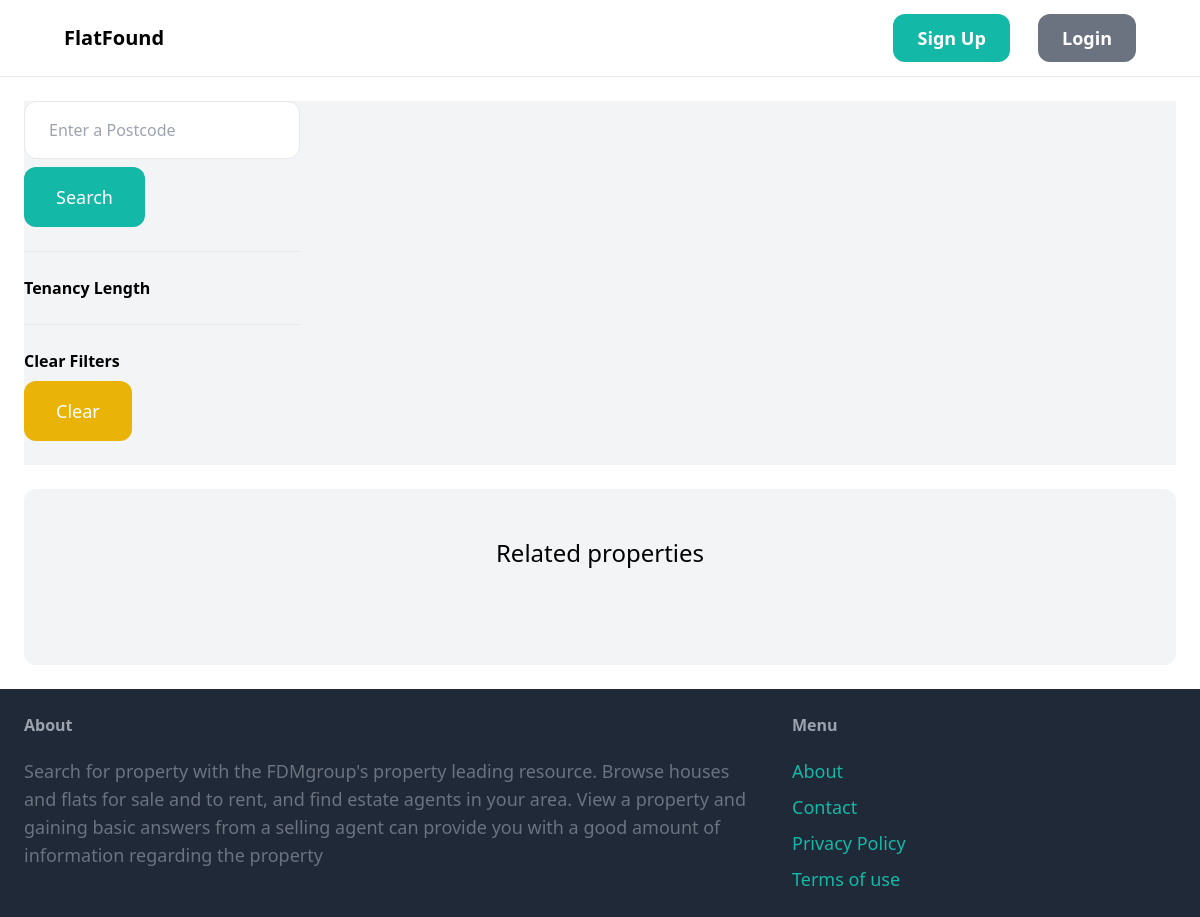
/properties/, run on an earlier commit of the app's database.
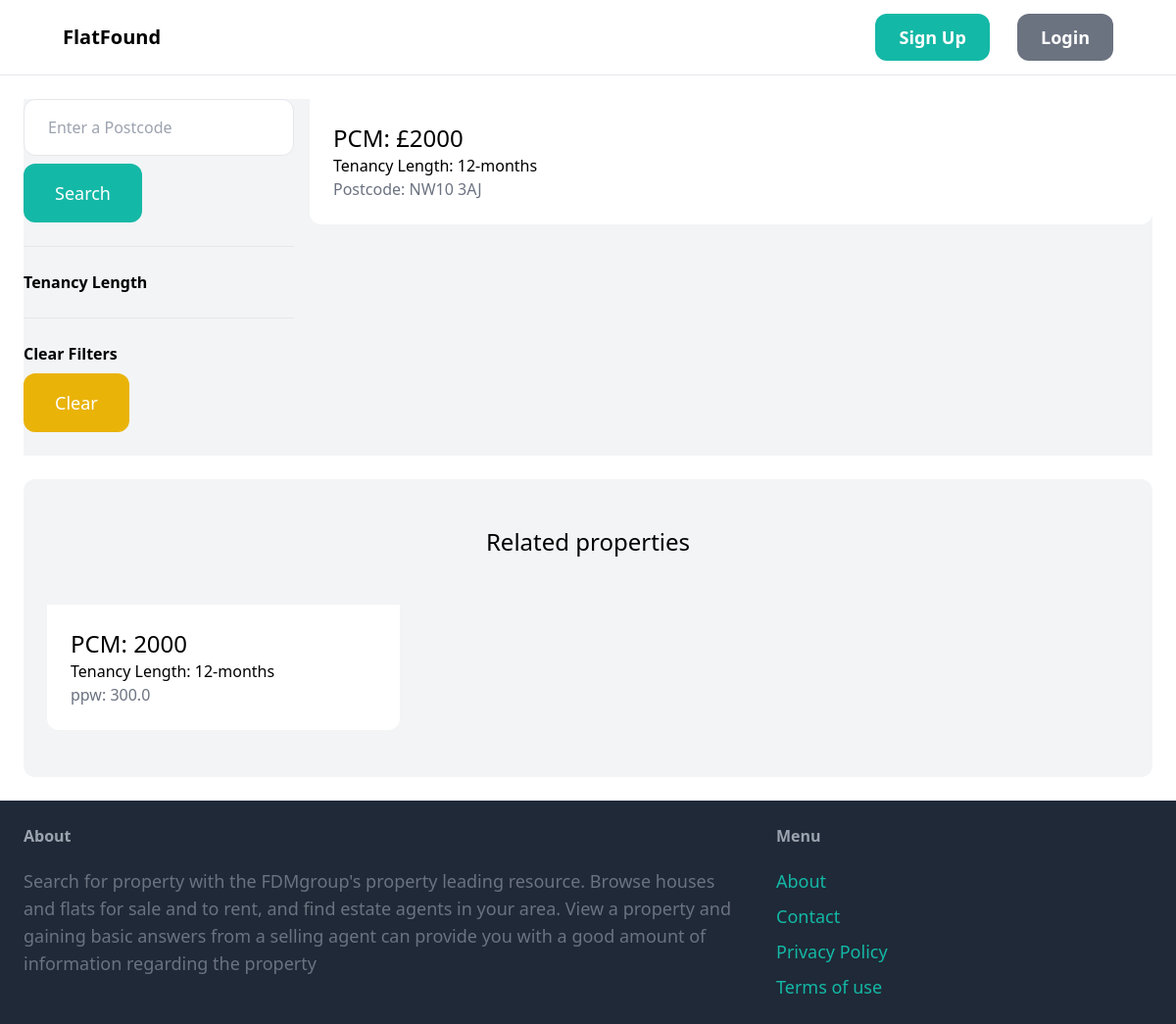
And on a later commit of the database.
### property/models.py (models this page shows, shortened)
class Property(models.Model):
    country = models.ForeignKey(Countries, related_name='countries', on_delete=models.CASCADE)
    city = models.TextField(blank=True, null=True)
    category = models.ForeignKey(
        Category, related_name='properties', on_delete=models.CASCADE)
    price_pcm = models.IntegerField()
    ppw = models.FloatField()
    address = models.TextField(blank=True, null=True)
    postcode = models.TextField(blank=True, null=True)
    pet_friendly = models.BooleanField(blank=True, null=True)
    number_of_beds = models.IntegerField(blank=True, null=True)
    number_of_bathrooms = models.IntegerField(blank=True, null=True)
    description = models.TextField(blank=True, null=True)
    image1 = models.ImageField(upload_to='prop_images', blank=True, null=True)
    image2 = models.ImageField(upload_to='prop_images', blank=True, null=True)
    image3 = models.ImageField(upload_to='prop_images', blank=True, null=True)
    image4 = models.ImageField(upload_to='prop_images', blank=True, null=True)
    favourites = models.ManyToManyField(User, related_name='favourite', default=None, blank=True)
    created_by = models.ForeignKey(
        User, related_name='properties', on_delete=models.CASCADE)
    created_at = models.DateField(auto_now_add=True)

class Category(models.Model):
    name = models.CharField(max_length=255)
    class Meta:
        ordering = ('name',)
        verbose_name_plural = 'Categories'
    def __str__(self):
        return self.name  # Shows the name of property on admin page

### property/views.py (the view)
# urls.py: path('properties/', include('property.urls')),
def property(request):
    query = request.GET.get('query', '')
    length_id = request.GET.get('length', 0)
    countries = Countries.objects.all()
    length_type = Category.objects.all()
    properties = Property.objects.all()
    if length_id:
        properties = properties.filter(length_id=length_id)
    if query:
        properties = properties.filter(
            Q(postcode__icontains=query) | Q(description__icontains=query))
    return render(request, 'property/listings.html', {
        'properties': properties,
        'query': query,
        'countries': countries,
        'length_type': length_type,
        'length_id': int(length_id)
    })

### property/templates/property/listings.html (shortened to what this page needs)
{% extends 'core/base.html' %}
{% block content %}
<div class="pb-6 grid grid-cols-4 gap-4 bg-gray-100">
    <div class="col-span-1">
        <form action="{% url 'property:properties' %}" method="get">
            <input name="query" value="{{ query }}" type="text" class="w-full py-4 px-6 border rounded-xl" placeholder="Enter a Postcode">
            <button class="mt-2 py-4 px-8 text-lg bg-teal-500 text-white rounded-xl">Search</button>
        </form>
        <hr class="my-6">
        <p class="font-semibold">Tenancy Length</p>
        <hr class="my-6">
        <p class="font-semibold">Clear Filters</p>
        <ul>
            <li><a href="{% url 'property:properties' %}" class="mt-2 py-4 px-8 inline-block bg-yellow-500 text-lg rounded-xl text-white">Clear</a></li>
        </ul>
    </div>
    <div class="col-span-3">
        {% for property in properties %}
        <div>
            <a href="{% url 'property:detail' property.id %}">
                <div class="p-6 bg-white rounded-b-xl">
                    <h2 class="text-2xl">PCM: £{{ property.price_pcm }}</h2>
                    <h2 class="text-1xl">Tenancy Length: {{property.category}} </h2>
                    <p class="text-gray-500">Postcode: {{ property.postcode }}</p>
                </div>
            </a>
        </div>
        {% endfor %}
    </div>
</div>
<div class="mt-6 px-6 py-12 bg-gray-100 rounded-xl">
    <h2 class="mb-12 text-2xl text-center">Related properties</h2>
    <div class="grid grid-cols-3 gap-3">
        {% for property in properties %}
        <div>
            <a href="{% url 'property:detail' property.id %}">
                <div class="p-6 bg-white rounded-b-xl">
                    <h2 class="text-2xl">PCM: {{property.price_pcm}}</h2>
                    <h2 class="text-1xl">Tenancy Length: {{property.category}} </h2>
                    <p class="text-gray-500">ppw: {{property.ppw}}</p>
                </div>
            </a>
        </div>
        {% endfor %}
    </div>
</div>
{% endblock %}

### core/templates/core/base.html (shortened to what this page needs)
<!DOCTYPE html>
<html lang="en">
<head>
    <script src="https://cdn.tailwindcss.com"></script>
</head>
<body>
<nav class="px-16 py-6 flex justify-between items-center border-b border-gray-200">
    {% if request.user.is_authenticated %}
    <a href="{% url 'core:index' %}" class="text-xl font-semibold text-white-500">FlatFound</a>
    <div class="space-x-6">
        <a href="{% url 'property:properties' %}" class="text-lg font-semibold hover:text-green-500">Browse</a>
        <a href="{% url 'dashboard:index' %}" class="text-lg font-semibold hover:text-grey-500">Dashboard</a>
        <a href="{% url 'property:new' %}" class="text-lg font-semibold hover:text-gray-500">New Listing</a>
        <a href="{% url 'property:favourite_list' %}" class="text-lg font-semibold hover:text-gray-500">Favourites</a>
        <a href="{% url 'core:logout' %}" class="text-lg font-semibold hover:text-gray-500">Logout</a>
    {% else %}
    <a href="{% url 'core:login' %}" class="text-xl font-semibold text-white-500">FlatFound</a>
    <div class="space-x-6">
        <a href="{% url 'core:signup' %}" class="px-6 py-3 text-lg font-semibold bg-teal-500 text-white rounded-xl hover:bg-teal-700">Sign Up</a>
        <a href="{% url 'core:login' %}" class="px-6 py-3 text-lg font-semibold bg-gray-500 text-white rounded-xl hover:bg-gray-700">Login</a>
    </div>
        {% endif %}
</nav>
<div class="px-6 py-6">{% block content %} {% endblock %}</div>
<footer class="py-6 px-6 flex justify-between bg-gray-800 bottom-0">
    <div class="w-2/3 pr-10">
        <h3 class="mb-5 font-semibold text-gray-400">About</h3>
        <p class="text-lg text-gray-500">
            Search for property with the FDMgroup's property leading resource. Browse houses and flats for sale and to rent, and find estate agents in your area.
            View a property and gaining basic answers from a selling agent can provide you with a good amount of information regarding the property
        </p>
    </div>
    <div class="w-1/3">
        <h3 class="mb-5 font-semibold text-gray-400">Menu</h3>
        <ul class="space-y-2">
            <li><a href="#" class="text-lg text-teal-500 hover:text-teal-700">About</a></li>
            <li><a href="" class="text-lg text-teal-500 hover:text-teal-700">Contact</a></li>
            <li><a href="#" class="text-lg text-teal-500 hover:text-teal-700">Privacy Policy</a></li>
            <li><a href="#" class="text-lg text-teal-500 hover:text-teal-700">Terms of use</a></li>
        </ul>
    </div>
</footer>
</body>
</html>

What changed in the data, as far as the page shows it:
added Property: price_pcm "2000", category "12-months", postcode "NW10 3AJ", ppw "300.0"
